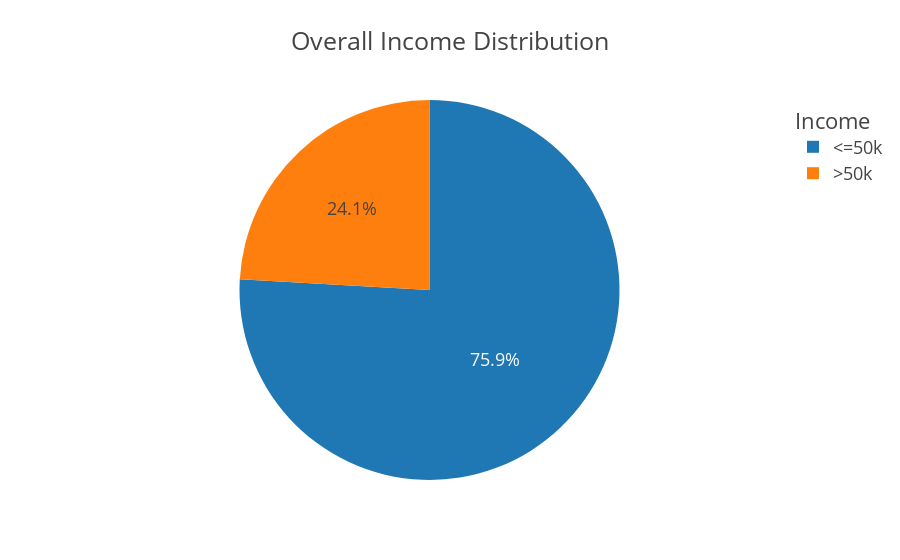

Write notebook code for a chart like this one.
### Code cell
fig = px.pie(adult_df_income, names='income', values='total', title='Overall Income Distribution')
fig.update_layout(template='presentation', paper_bgcolor='rgba(0,0,0,0)', plot_bgcolor='rgba(0,0,0,0)', legend_title=dict(text='Income'))
fig.show()
fig.write_image(os.path.join(results_dir,'income_distribution_pie_chart.jpg'))
fig.write_image(os.path.join(results_dir,'income_distribution_pie_chart.png'))
fig.write_html(os.path.join(results_dir,'income_distribution_pie_chart.html'))

### Figure 1 — Plotly figure (JSON) as saved in the notebook; plotly's stock layout.template omitted (floating-point values rounded to 4 significant figures)
{"data": [{"domain": {"x": [0, 1], "y": [0, 1]}, "hovertemplate": "income=%{label}<br>total=%{value}<extra></extra>", "labels": ["<=50k", ">50k"], "legendgroup": "", "name": "", "showlegend": true, "type": "pie", "values": [24677, 7836]}], "layout": {"autosize": true, "legend": {"title": {"text": "Income"}, "tracegroupgap": 0}, "paper_bgcolor": "rgba(0, 0, 0, 0)", "plot_bgcolor": "rgba(0, 0, 0, 0)", "title": {"text": "Overall Income Distribution"}}}
